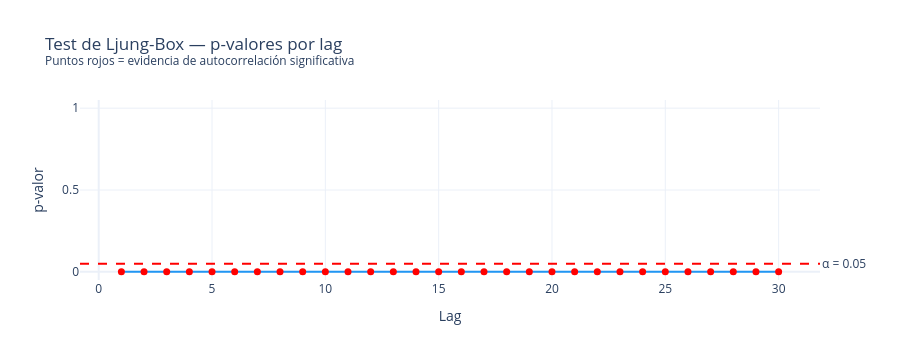

Notebook code cell kept with this figure:
### Code cell
# ── Visualización del p-valor por lag ────────────────────────────────────
lags_all   = list(range(1, 31))
results_lb = acorr_ljungbox(df.y.values, lags=lags_all, return_df=True)
p_valores  = results_lb['lb_pvalue'].values

fig = go.Figure()
fig.add_trace(go.Scatter(x=lags_all, y=p_valores, mode='lines+markers',
                          line=dict(color='#2196F3', width=2),
                          marker=dict(color=['red' if p < 0.05 else 'green'
                                             for p in p_valores], size=7),
                          name='p-valor Ljung-Box'))
fig.add_hline(y=0.05, line_dash='dash', line_color='red',
              annotation_text='α = 0.05', annotation_position='right')

fig.update_layout(
    title='Test de Ljung-Box — p-valores por lag<br>'
          '<sup>Puntos rojos = evidencia de autocorrelación significativa</sup>',
    xaxis_title='Lag', yaxis_title='p-valor',
    height=360, template='plotly_white', yaxis=dict(range=[-0.05, 1.05])
)
fig.show()

### Figure 1 — Plotly figure (JSON) as saved in the notebook; plotly's stock layout.template omitted (floating-point values rounded to 4 significant figures)
{"data": [{"line": {"color": "#2196F3", "width": 2}, "marker": {"color": ["red", "red", "red", "red", "red", "red", "red", "red", "red", "red", "red", "red", "red", "red", "red", "red", "red", "red", "red", "red", "red", "red", "red", "red", "red", "red", "red", "red", "red", "red"], "size": 7}, "mode": "lines+markers", "name": "p-valor Ljung-Box", "type": "scatter", "x": [1, 2, 3, 4, 5, 6, 7, 8, 9, 10, 11, 12, 13, 14, 15, 16, 17, 18, 19, 20, 21, 22, 23, 24, 25, 26, 27, 28, 29, 30], "y": [8.649e-150, 1.113e-285, 0.0, 0.0, 0.0, 0.0, 0.0, 0.0, 0.0, 0.0, 0.0, 0.0, 0.0, 0.0, 0.0, 0.0, 0.0, 0.0, 0.0, 0.0, 0.0, 0.0, 0.0, 0.0, 0.0, 0.0, 0.0, 0.0, 0.0, 0.0]}], "layout": {"annotations": [{"showarrow": false, "text": "α = 0.05", "x": 1, "xanchor": "left", "xref": "x domain", "y": 0.05, "yanchor": "middle", "yref": "y"}], "height": 360, "shapes": [{"line": {"color": "red", "dash": "dash"}, "type": "line", "x0": 0, "x1": 1, "xref": "x domain", "y0": 0.05, "y1": 0.05, "yref": "y"}], "title": {"text": "Test de Ljung-Box — p-valores por lag<br><sup>Puntos rojos = evidencia de autocorrelación significativa</sup>"}, "xaxis": {"title": {"text": "Lag"}}, "yaxis": {"range": [-0.05, 1.05], "title": {"text": "p-valor"}}}}
